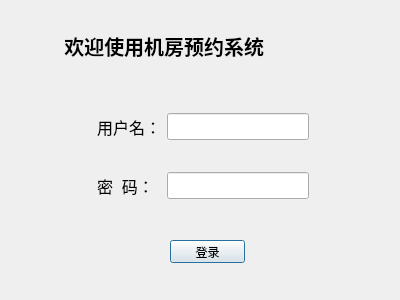
<?xml version="1.0" encoding="UTF-8"?>
<ui version="4.0">
 <class>Login</class>
 <widget class="QDialog" name="Login">
  <property name="geometry">
   <rect>
    <x>0</x>
    <y>0</y>
    <width>400</width>
    <height>300</height>
   </rect>
  </property>
  <property name="minimumSize">
   <size>
    <width>400</width>
    <height>300</height>
   </size>
  </property>
  <property name="maximumSize">
   <size>
    <width>400</width>
    <height>300</height>
   </size>
  </property>
  <property name="windowTitle">
   <string>Login</string>
  </property>
  <widget class="QWidget" name="widget" native="true">
   <property name="geometry">
    <rect>
     <x>9</x>
     <y>9</y>
     <width>294</width>
     <height>38</height>
    </rect>
   </property>
   <layout class="QVBoxLayout" name="verticalLayout"/>
  </widget>
  <widget class="QPushButton" name="pushButton">
   <property name="geometry">
    <rect>
     <x>170</x>
     <y>240</y>
     <width>75</width>
     <height>23</height>
    </rect>
   </property>
   <property name="text">
    <string>登录</string>
   </property>
  </widget>
  <widget class="QWidget" name="widget_3" native="true">
   <property name="geometry">
    <rect>
     <x>20</x>
     <y>20</y>
     <width>365</width>
     <height>201</height>
    </rect>
   </property>
   <layout class="QVBoxLayout" name="verticalLayout_2">
    <item>
     <spacer name="verticalSpacer_3">
      <property name="orientation">
       <enum>Qt::Vertical</enum>
      </property>
      <property name="sizeType">
       <enum>QSizePolicy::Expanding</enum>
      </property>
      <property name="sizeHint" stdset="0">
       <size>
        <width>20</width>
        <height>20</height>
       </size>
      </property>
     </spacer>
    </item>
    <item>
     <widget class="QLabel" name="label">
      <property name="font">
       <font>
        <pointsize>15</pointsize>
        <weight>75</weight>
        <bold>true</bold>
       </font>
      </property>
      <property name="text">
       <string>      欢迎使用机房预约系统</string>
      </property>
     </widget>
    </item>
    <item>
     <spacer name="verticalSpacer_2">
      <property name="orientation">
       <enum>Qt::Vertical</enum>
      </property>
      <property name="sizeType">
       <enum>QSizePolicy::Fixed</enum>
      </property>
      <property name="sizeHint" stdset="0">
       <size>
        <width>20</width>
        <height>35</height>
       </size>
      </property>
     </spacer>
    </item>
    <item>
     <widget class="QWidget" name="widget_2" native="true">
      <layout class="QGridLayout" name="gridLayout">
       <item row="0" column="3">
        <spacer name="horizontalSpacer_2">
         <property name="orientation">
          <enum>Qt::Horizontal</enum>
         </property>
         <property name="sizeHint" stdset="0">
          <size>
           <width>40</width>
           <height>20</height>
          </size>
         </property>
        </spacer>
       </item>
       <item row="2" column="2">
        <widget class="QLineEdit" name="lineEdit_userpwd">
         <property name="font">
          <font>
           <pointsize>12</pointsize>
          </font>
         </property>
        </widget>
       </item>
       <item row="0" column="0">
        <spacer name="horizontalSpacer">
         <property name="orientation">
          <enum>Qt::Horizontal</enum>
         </property>
         <property name="sizeHint" stdset="0">
          <size>
           <width>40</width>
           <height>20</height>
          </size>
         </property>
        </spacer>
       </item>
       <item row="0" column="2">
        <widget class="QLineEdit" name="lineEdit_userid">
         <property name="font">
          <font>
           <pointsize>12</pointsize>
          </font>
         </property>
        </widget>
       </item>
       <item row="1" column="2">
        <spacer name="verticalSpacer">
         <property name="orientation">
          <enum>Qt::Vertical</enum>
         </property>
         <property name="sizeType">
          <enum>QSizePolicy::Fixed</enum>
         </property>
         <property name="sizeHint" stdset="0">
          <size>
           <width>20</width>
           <height>26</height>
          </size>
         </property>
        </spacer>
       </item>
       <item row="2" column="1">
        <widget class="QLabel" name="label_3">
         <property name="font">
          <font>
           <pointsize>12</pointsize>
          </font>
         </property>
         <property name="text">
          <string>密  码：</string>
         </property>
        </widget>
       </item>
       <item row="0" column="1">
        <widget class="QLabel" name="label_2">
         <property name="font">
          <font>
           <pointsize>12</pointsize>
          </font>
         </property>
         <property name="text">
          <string>用户名：</string>
         </property>
        </widget>
       </item>
      </layout>
     </widget>
    </item>
   </layout>
  </widget>
 </widget>
 <layoutdefault spacing="6" margin="11"/>
 <resources/>
 <connections/>
</ui>
